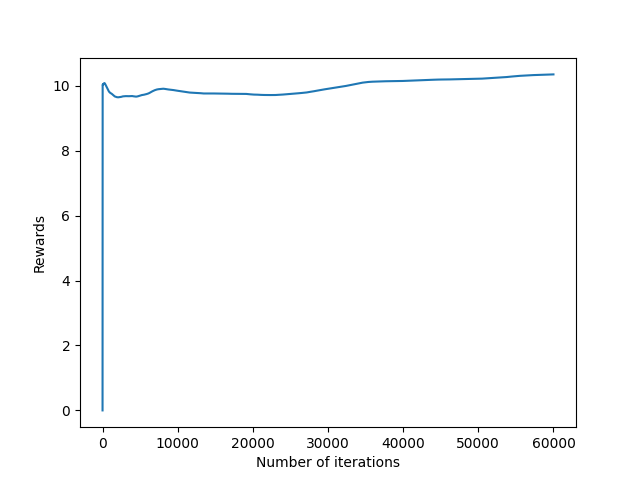

Recreate this plot in Python.
###Q-2)10 -armed bandit

import random
import numpy as np
import matplotlib.pyplot as plt


# --- Bandit ---
class Bandit(object):
  def __init__(self, N):
    self.N = N
    expRewards = np.array([10] * self.N)
    self.expRewards = expRewards

  def actions(self):
    result = []
    for i in range(0, self.N):
      result.append(i)
      return result

  def increment_reward(self):
    v = np.random.normal(0, 0.01, 10)
    self.expRewards = self.expRewards + v

  def reward(self, action):
    result = []
    n = random.gauss(0, 1)
    result = self.expRewards[action]
    return result
def eGreedy(myBandit, epsilon, max_iteration):
  # Initialization
    Q = [0]*myBandit.N
    count = [0]*myBandit.N
    epsilon = epsilon
    r = 0
    R = []
    R_avg = [0]*1
    max_iter = max_iteration
    # Incremental Implementation
    for iter in range(1,max_iter):
        if random.random() > epsilon:
            action = Q.index(max(Q)) # Exploit/ Greed
        else:
            action = random.choice(myBandit.actions()) # Explore
        r = myBandit.reward(action)
        myBandit.increment_reward()
        R.append(r)
        count[action] = count[action]+1
        Q[action] = Q[action]+(r - Q[action])/count[action]
        R_avg.append(R_avg[iter-1] + (r-R_avg[iter-1])/iter)

    return Q, R_avg, R
myBandit = Bandit(N=10)
Q,R_avg, R = eGreedy(myBandit, 0.2, 60000)

plt.plot(R_avg)
plt.xlabel("Number of iterations")
plt.ylabel("Rewards")

plt.show()
